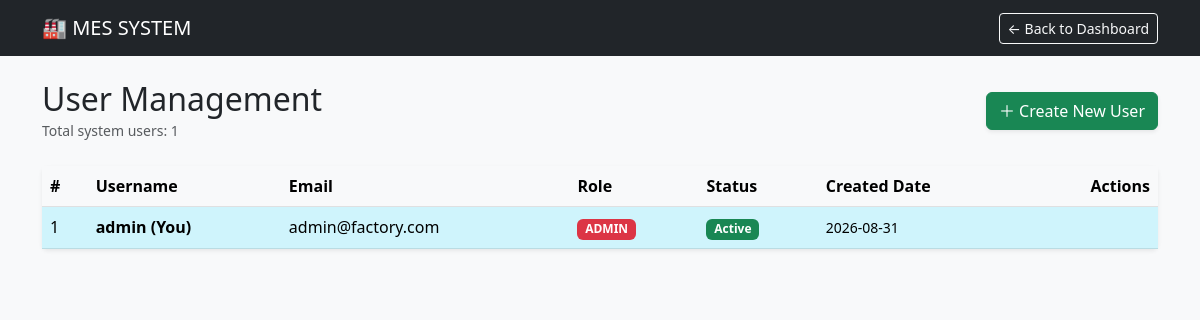
Before: /admin/users (signed in) with the older database file.
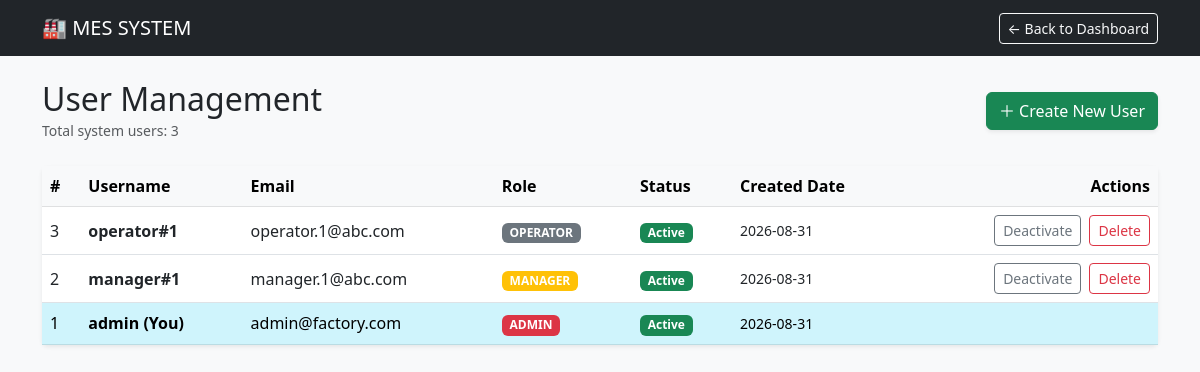
After: the same page with the newer database file.
### app.py (models this page shows, shortened)
class User(db.Model, UserMixin):
    id = db.Column(db.Integer, primary_key=True)
    username = db.Column(db.String(50), unique=True, nullable=False)
    email = db.Column(db.String(120), unique=True, nullable=False)
    password_hash = db.Column(db.String(128), nullable=False)
    role = db.Column(db.String(20), default='operator') # admin, manager, operator
    date_created = db.Column(db.DateTime, default=datetime.now)

### app.py (the view)
@app.route('/admin/users')
@login_required
@role_required('admin')
def admin_users():
    users = User.query.order_by(User.date_created.desc()).all()
    user_count = User.query.count()
    return render_template('admin_users.html', users=users, user_count=user_count)

### app.py (called while the page is built)
@login_manager.user_loader
def load_user(user_id):
    return User.query.get(int(user_id))

def role_required(*roles):
    def decorator(f):
        @wraps(f)
        def decorated_function(*args, **kwargs):
            if not current_user.is_authenticated or current_user.role not in roles:
                flash("Bạn không có quyền thực hiện hành động này!", "danger")
                return redirect(url_for('index'))
            return f(*args, **kwargs)
        return decorated_function
    return decorator

### templates/admin_users.html (shortened to what this page needs)
<!DOCTYPE html>
<html lang="en">
<head>
    <link href="https://cdn.jsdelivr.net/npm/bootstrap@5.3.0/dist/css/bootstrap.min.css" rel="stylesheet">
</head>
<body class="bg-light">
<nav class="navbar navbar-dark bg-dark mb-4">
    <div class="container">
        <a class="navbar-brand" href="/">🏭 MES SYSTEM</a>
        <a href="/" class="btn btn-outline-light btn-sm">← Back to Dashboard</a>
    </div>
</nav>
<div class="container">
    <div class="d-flex justify-content-between align-items-center mb-4">
        <div>
            <h2 class="mb-0">User Management</h2>
            <small class="text-muted">Total system users: {{ user_count }}</small>
        </div>
        <button class="btn btn-success shadow-sm" data-bs-toggle="modal" data-bs-target="#createUserModal">
            ＋ Create New User
        </button>
    </div>
    <div class="card shadow-sm border-0">
        <div class="table-responsive">
            <table class="table table-hover align-middle mb-0">
                <thead class="table-light">
                    <tr>
                        <th>#</th>
                        <th>Username</th>
                        <th>Email</th>
                        <th>Role</th>
                        <th>Status</th>
                        <th>Created Date</th>
                        <th class="text-end">Actions</th>
                    </tr>
                </thead>
                <tbody>
                    {% for user in users %}
                    <tr class="{% if user.id == current_user.id %}table-info{% endif %}">
                        <td>{{ user.id }}</td>
                        <td class="fw-bold">{{ user.username }} {% if user.id == current_user.id %}(You){% endif %}</td>
                        <td>{{ user.email }}</td>
                        <td>
                            <span class="badge {% if user.role == 'admin' %}bg-danger{% elif user.role == 'manager' %}bg-warning{% else %}bg-secondary{% endif %}">
                                {{ user.role|upper }}
                            </span>
                        </td>
                        <td>
                            {% if user.is_active %}
                                <span class="badge bg-success">Active</span>
                            {% else %}
                                <span class="badge bg-danger">Inactive</span>
                            {% endif %}
                        </td>
                        <td class="small">{{ user.date_created.strftime('%Y-%m-%d') }}</td>
                        <td class="text-end">
                            {% if user.id != current_user.id %}
                            <div class="d-flex justify-content-end gap-2">
                                <form action="/admin/toggle-user/{{ user.id }}" method="POST">
                                    <button class="btn btn-sm {% if user.is_active %}btn-outline-secondary{% else %}btn-outline-success{% endif %}">
                                        {% if user.is_active %}Deactivate{% else %}Activate{% endif %}
                                    </button>
                                </form>
                                <form action="/admin/delete-user/{{ user.id }}" method="POST" onsubmit="return confirm('Are you sure? This cannot be undone.');">
                                    <button class="btn btn-sm btn-outline-danger">Delete</button>
                                </form>
                            </div>
                            {% endif %}
                        </td>
                    </tr>
                    {% endfor %}
                </tbody>
            </table>
        </div>
    </div>
</div>
</body>
</html>

Changed rows visible on the page:
added User: id "3", username "operator#1", email "operator.1@abc.com", role "OPERATOR", date_created "2026-08-31", shows "Deactivate"
added User: id "2", username "manager#1", email "manager.1@abc.com", role "MANAGER", date_created "2026-08-31", shows "Deactivate"
Other visible differences:
{{ user_count }}: "1" → "3"
